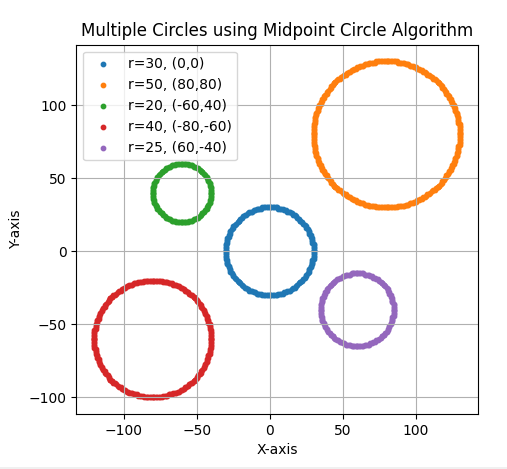

The Python source for this figure:
import matplotlib.pyplot as plt


def plot_circle_points(xc, yc, x, y, xes, yes):
    pts = [
        ( x + xc,  y + yc),
        (-x + xc,  y + yc),
        ( x + xc, -y + yc),
        (-x + xc, -y + yc),
        ( y + xc,  x + yc),
        (-y + xc,  x + yc),
        ( y + xc, -x + yc),
        (-y + xc, -x + yc),
    ]

    for px, py in pts:
        xes.append(px)
        yes.append(py)


def midpoint_circle(r, xc, yc):
    x = 0
    y = r
    p = 1 - r

    xes = []
    yes = []

    plot_circle_points(xc, yc, x, y, xes, yes)

    while x < y:
        x += 1

        if p < 0:
            p = p + 2 * x + 1
        else:
            y -= 1
            p = p + 2 * x - 2 * y + 1

        plot_circle_points(xc, yc, x, y, xes, yes)

    return xes, yes


# -------- Main Program --------
if __name__ == "__main__":

    circles = [
        (30, 0, 0),      # radius, xc, yc
        (50, 80, 80),
        (20, -60, 40),
        (40, -80, -60),
        (25, 60, -40)
    ]

    plt.figure()

    for r, xc, yc in circles:
        xes, yes = midpoint_circle(r, xc, yc)
        plt.scatter(xes, yes, s=10, label=f"r={r}, ({xc},{yc})")

    plt.gca().set_aspect('equal', adjustable='box')
    plt.title("Multiple Circles using Midpoint Circle Algorithm")
    plt.xlabel("X-axis")
    plt.ylabel("Y-axis")
    plt.grid(True)
    plt.legend()
    plt.show()
